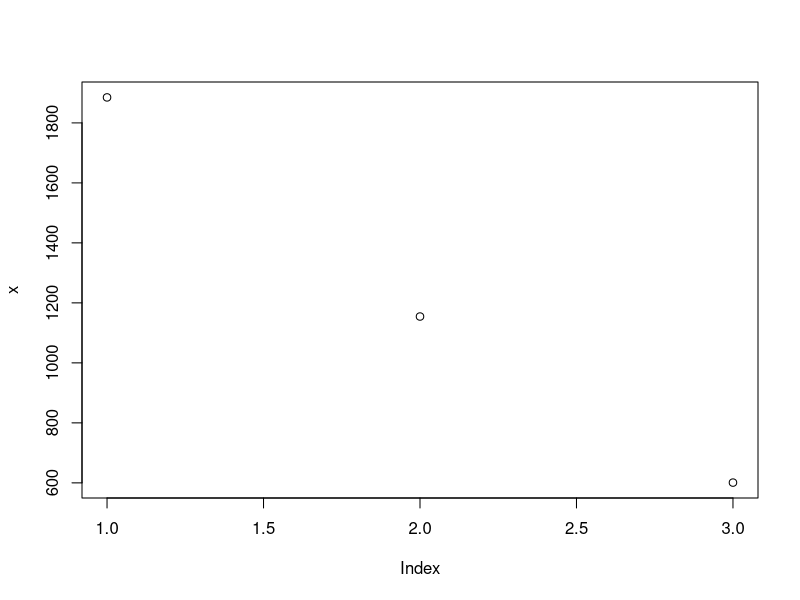
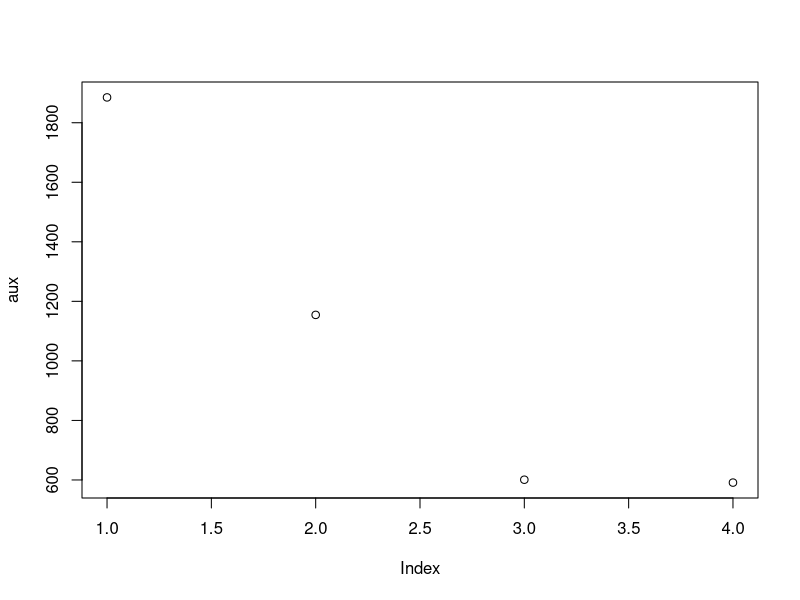
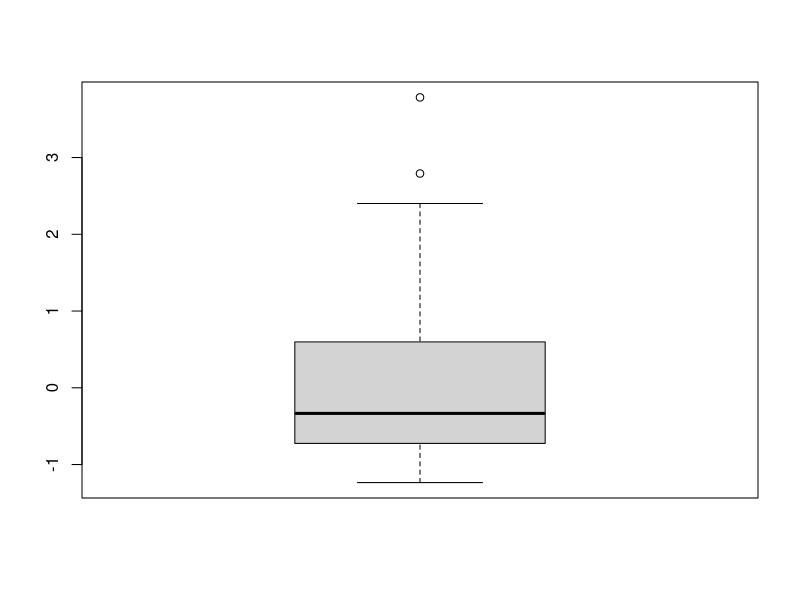
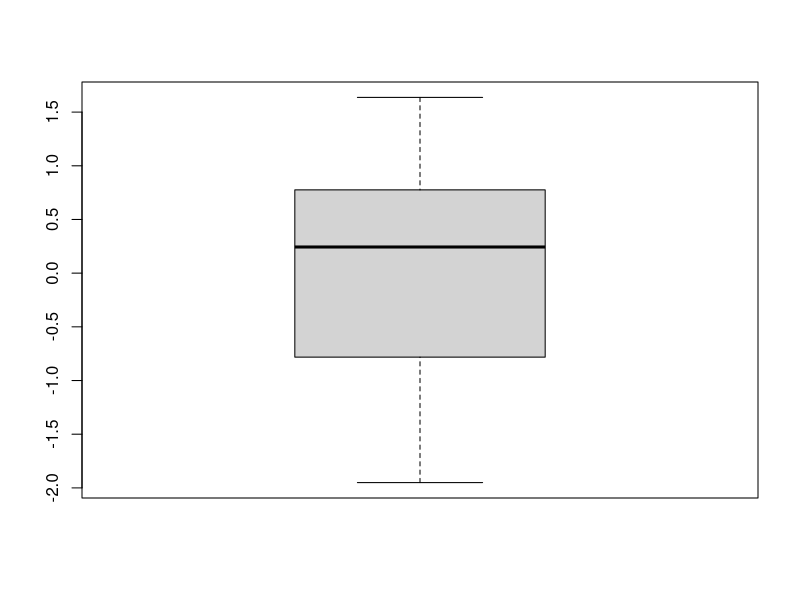
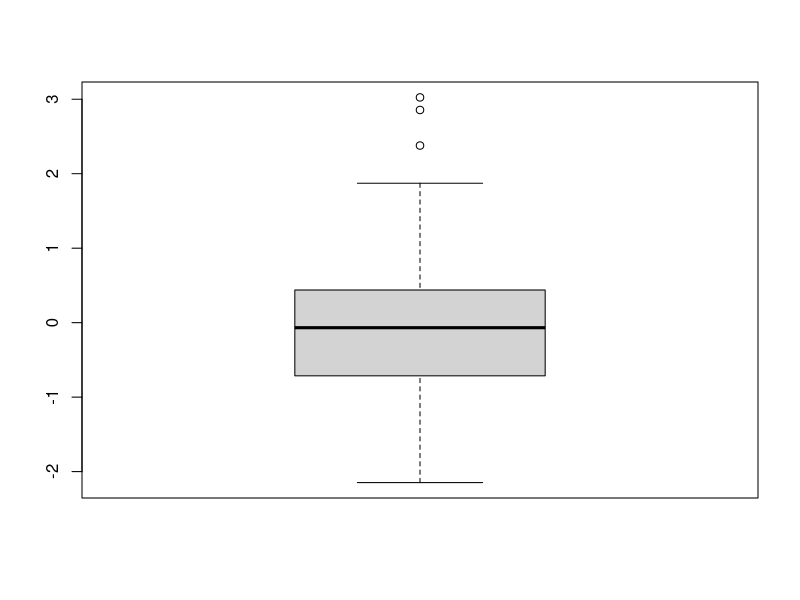
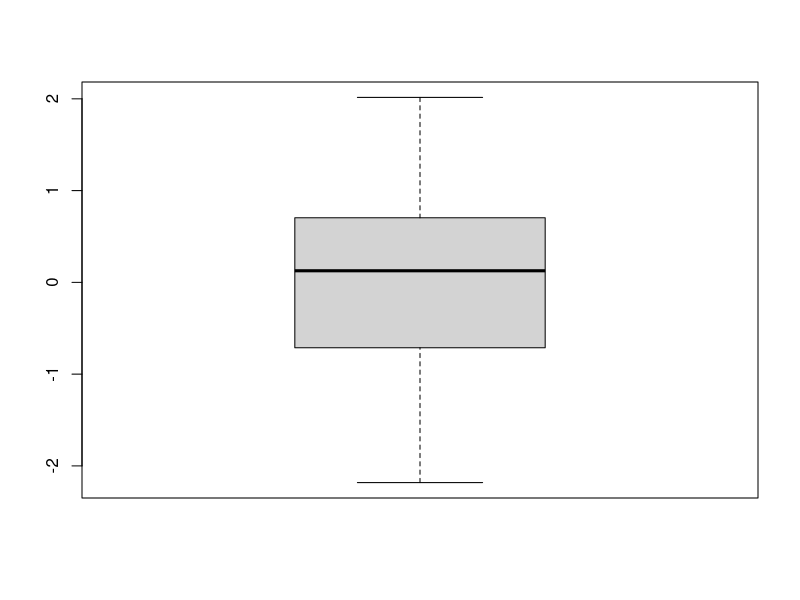

Reproduce these figures in R, in order.
## ---- chunk 1
knitr::opts_chunk$set(echo = TRUE)
## ---- chunk 2
cumulative <- function(x){
  x <- c(mean(x[1]), mean(x[1:2]), mean(x))
  print(x)
  plot(x)
}
## ---- chunk 3
n <- sample(rivers, 1000, replace = TRUE)
## ---- chunk 4
cumulative(n)
## ---- chunk 5
aux <- c(mean(n[1]), mean(n[1:2]), mean(n), mean(rivers))
aux
plot (aux)
## ---- chunk 6
normalizeColumn <- function(c) {
  normalized <- (c - mean(c, na.rm = TRUE)) / sd(c, na.rm = TRUE)
  return(normalized)
}

airquality_cleaned <- na.omit(airquality)
airquality_selected_columns <- airquality_cleaned[, c("Ozone", "Solar.R", "Wind", "Temp")]
print("Not normalized:")
airquality_selected_columns
selected_columns_normalized <- as.data.frame(lapply(airquality_selected_columns, normalizeColumn))

print("Normalized and cleaned:")
selected_columns_normalized
## ---- chunk 7
boxplot(selected_columns_normalized$Ozone)
boxplot(selected_columns_normalized$Solar.R)
boxplot(selected_columns_normalized$Wind)
boxplot(selected_columns_normalized$Temp)
## ---- chunk 8
courses = c('Mathematics', 'Statistics', 'Computer Science', 'Management', 'Physics', 'Engineering')
majors <- sample(courses, 18, replace = TRUE)

midterms <- sample(0:20, 18, replace = TRUE)

finals <- sample(0:50, 18, replace = TRUE)

student.list <- data.frame(
  row.names = c("S1", "S2","S3","S4","S5","S6","S7","S8","S9","S10","S11","S12","S13","S14","S15","S16","S17","S18"),
  major = majors,
  midterm = midterms,
  final = finals,
  stringsAsFactors = FALSE
)
student.list
## ---- chunk 9
highest.midterm <- max(student.list$midterm)
highest.final <- max(student.list$final)
highest.midterm
highest.final
highest.students <- student.list[student.list$midterm == highest.midterm | student.list$final == highest.final, ]
highest.students

## ---- chunk 10
students.higher.30 <- student.list[student.list$final >= 30,]
students.higher.30
mean(students.higher.30$midterm)

## ---- chunk 11
question_4 <- function(data, x) {
  ordered_list <- data[order(data[, x], decreasing = TRUE), ]
  return(ordered_list)
}

## ---- chunk 12
new_list <- question_4(student.list, "final")
new_list
## ---- chunk 13
question_5 <- function(data){
  columns_names <- colnames(data)
  speed_mean <- mean(data[[1]])
  dist_mean <- mean(data[[2]])
  speed_sd <- sd(data[[1]])
  dist_sd <- sd(data[[2]])
  mesures_matrix <- matrix(c(speed_mean, dist_mean, speed_sd, dist_sd), nrow=2, byrow = TRUE)
  length1 <- length(data[[1]])
  length2 <- length(data[[2]])
  pooled_mean = (length1 * speed_mean + length2* dist_mean) / (length1 + length2)
  pooled_variance = ((length1 - 1) * speed_sd + (length2 - 1) * dist_sd) / (length1 + length2 - 2)
  named.list <- list(
    name= columns_names, mesures = mesures_matrix, "pooled mean"= pooled_mean, "pooled variance"= pooled_variance
  )
  return(named.list)
}
## ---- chunk 14
question_5(cars)
## ---- chunk 15
airquality_question6 <- airquality[, c("Solar.R", "Wind", "Temp")]
response <- airquality[, c("Ozone")]
folds <- split(airquality_question6, rep(1:5, each = 20))

## ---- chunk 16
z <- sample(letters, 6607, replace = TRUE)
table(z)
## ---- chunk 17
zvec <- c(table(z))
zvec <- zvec[zvec %% 2 == 1]
zvec
## ---- chunk 18
Y <- matrix( rnorm(6*6, mean = 10, sd = 3), nrow=6 , ncol= 6,byrow = FALSE)
Y
## ---- chunk 19
Yi <- solve(Y)
Yi
## ---- chunk 20
numbers_9 <- c(1001:6601)
numbers_9_divisible <- numbers_9[numbers_9 %% 7 == 0 & numbers_9 %% 11 == 0 & numbers_9 %% 5 == 1]
numbers_9_divisible
## ---- chunk 21
toss_coin <- function(){
  coin <- sample(1:100, 1, replace= FALSE)
  aux = 0;
  if(coin>73){
    print("Tails")
  }else{
    print("Head")
    aux = 1
  }
  return(aux)
}

total_heads = 0
for (i in 1:256) {
  total_heads = total_heads + toss_coin()
}

print("Total of heads:")
total_heads
print("Total of tails:")
256 - total_heads
print("% of heads:")
(total_heads*100)/256
